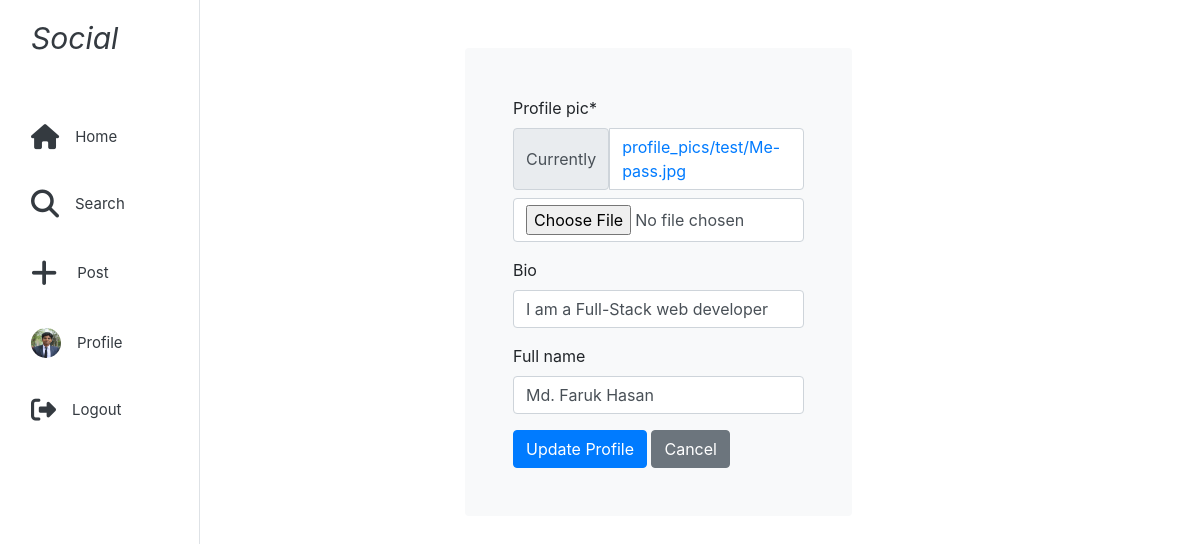
/accounts/edit-profile/ (signed in), run on the app's committed database.
### account/models.py (models this page shows, shortened)
class SocialUser(AbstractBaseUser, PermissionsMixin):
    email = models.EmailField(
        max_length=255,
        unique=True,
    )
    roll = models.CharField(max_length=15, unique=True)
    username = models.CharField(max_length=50, unique=True)
    is_active = models.BooleanField(default=True)
    is_superuser = models.BooleanField(default=False)
    is_staff = models.BooleanField(default=False)
    objects = SocialUserManager()
    USERNAME_FIELD = "email"
    REQUIRED_FIELDS = ["roll", "username"]

class UserProfile(models.Model):
    user = models.OneToOneField(SocialUser, on_delete=models.CASCADE, related_name='profile')
    profile_pic = models.ImageField(upload_to=upload_profile_pic, default='default.jpg')
    bio = models.CharField(max_length=100, blank=True, null=True)
    full_name = models.CharField(max_length=100, blank=True, null=True)

### account/views.py (the view)
# urls.py: path('edit-profile/', views.edit_profile, name='edit_profile'),
@login_required
def edit_profile(request):
    try:
        user_profile = request.user.profile
    except UserProfile.DoesNotExist:
        user_profile = UserProfile(user = request.user)
    form = EditProfileForm(instance=user_profile)
    if request.method == 'POST':
        form = EditProfileForm(request.POST, request.FILES,instance=user_profile)
        if form.is_valid():
            form.save(commit=True)
            return HttpResponseRedirect(reverse('account:profile'))
    return render(request, 'edit_profile.html', context={'form':form})

### account/forms.py
class EditProfileForm(forms.ModelForm):
    class Meta:
        model = UserProfile
        fields =('profile_pic', 'bio', 'full_name')

### account/templates/edit_profile.html (shortened to what this page needs)
{% extends 'navbar.html' %}
{% load static %}
{% load crispy_forms_tags %}
{% block body %}
<div class="container-md mt-5">
    <div class="row">
        <div class="col-md-3">
        </div>
        <div class="col-md-5">
            <div class="shadow-lg p-5 mb-5 bg-light rounded">
                <form action="" method="POST" enctype="multipart/form-data">
                    {{form|crispy}}
                    <button type="submit" class="btn btn-primary">Update Profile</button>
                    <a href="{% url 'account:profile' %}"><button type="button" class="btn btn-secondary">Cancel</button></a>
                </form>
            </div>
        </div>
    </div>
</div>
{% endblock %}

### templates/navbar.html (shortened to what this page needs)
<!DOCTYPE html>
{% load static %}
<html lang="en">
  <head>
    <link
      rel="stylesheet"
      href="https://cdn.jsdelivr.net/npm/bootstrap@4.0.0/dist/css/bootstrap.min.css"
    />
  </head>
  <body>
    <div class="container-fluid ">
      <div class="row flex-nowrap ">
        <div class="d-none d-md-block  col-auto col-md-1 col-xl-2 sticky-top  border-right" style="height: 100vh;">
          <div class="">
            <ul class="nav nav-pills flex-column mt-2 text-dark">
              <li class="nav-item  mb-5">
                <a href="{% url 'home' %}" class="nav-link text-dark">
                  <span class="d-none d-xl-inline font-italic" style="font-size: 30px;">Social</span>
                </a>
              </li>
              <li class="nav-item mb-4">
                <a href="{% url 'home' %}" class="nav-link text-dark d-flex align-items-center" style="font-size: 15px;">
                  <i class="fa fa-home " style="font-size: 25px; margin-right: 16px;"></i>
                  <span class="d-none d-xl-inline  ">Home</span>
                </a>
              </li>
              <li class="nav-item mb-4">
                <a href="{% url 'home' %}" class="nav-link text-dark d-flex align-items-center" style="font-size: 15px;" data-toggle="modal" data-target="#exampleModal">
                  <i class="fa-solid fa-magnifying-glass" style="font-size: 28px; margin-right: 16px;"></i>
                  <span class="d-none d-xl-inline  ">Search</span>
                </a>
              </li>
              <li class="nav-item mb-4">
                <a href="{% url 'post:upload' %}" class="nav-link text-dark d-flex align-items-center" style="font-size: 15px; cursor: pointer;" >
                  <i class="fa-solid fa-plus" style="font-size: 30px; margin-right: 20px;"></i>
                  <span class="d-none d-xl-inline  ">Post</span>
                </a>
              </li>
              <li class="nav-item mb-4">
                <a href="{% url 'account:profile' %}" class="nav-link text-dark d-flex align-items-center" style="font-size: 15px;">
                  {% if user.profile.profile_pic %}
                    <img src="/media/{{user.profile.profile_pic}}" height="30" width="30" style="margin-right: 16px;" alt="" srcset="" class="rounded-circle">
                  {% else %}
                    <i class="fa-solid fa-user" style="font-size: 25px;margin-right: 20px;"></i>
                  {% endif %}
                  <span class="d-none d-xl-inline  ">Profile</span>
                </a>
              </li>
              <li class="nav-item mb-4">
                <a href="{% url 'account:logout' %}" class="nav-link text-dark d-flex align-items-center" style="font-size: 15px;">
                  <i class="fa fa-sign-out " style="font-size: 25px;margin-right: 16px;" aria-hidden="true"></i>
                  <span class="d-none d-xl-inline ">Logout</span>
                </a>
              </li>
            </ul>
          </div>
        </div>
        <div class="col-12 col-md-11 col-xl-10">{% block body %} {% endblock%}</div>
      </div>
    </div>
  </body>
</html>

### data on the page
SocialUser: profile.profile_pic (picture)
UserProfile: bio "I am a Full-Stack web developer", full_name "Md. Faruk Hasan"
